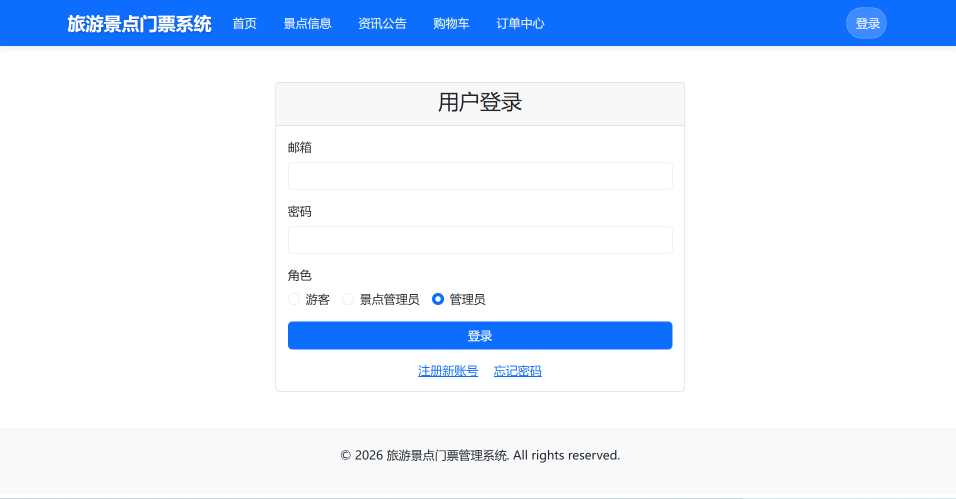
#> input picture img/login.png, 1912 x 997 px (shown at 1/2 size)
$ python imgadd.py
#> lines starting #> are read from the running program, lines starting #| are printed output that depends on the picture

import cv2
import numpy as np

# 读取图像文件 './img/login.png' 并存储到变量 img 中
img = cv2.imread('./img/login.png')
#> img is the input picture: shape (997, 1912, 3); mean B, G, R 252.6, 236.6, 225.7

# 打印图像的形状信息（高度、宽度、通道数）
print(img.shape)
#| (997, 1912, 3)

# 创建一个与目标尺寸相同的全1数组，然后乘以100创建常数矩阵
img2 = np.ones((997, 1912, 3), np.uint8) * 100

# 显示原始图像，窗口标题为 "img"
cv2.imshow("img", img)

# 对两张图像进行像素级加法运算（注意：这里可能会因尺寸不匹配出错）
# 两张图片大小需一样
result = cv2.add(img, img2)
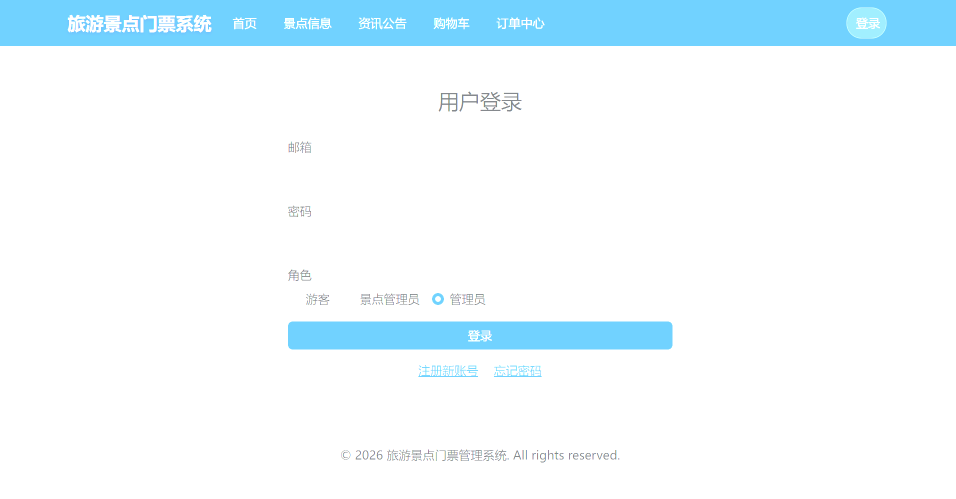
#> result: shape (997, 1912, 3) (shown at 1/2 size); mean B, G, R 254.6, 249.7, 239

# 显示加法运算后的结果图像
cv2.imshow("result", result)
# 对两张图像进行像素级减法运算（注意：这里可能会因尺寸不匹配出错）
sub = cv2.subtract(img, img2)
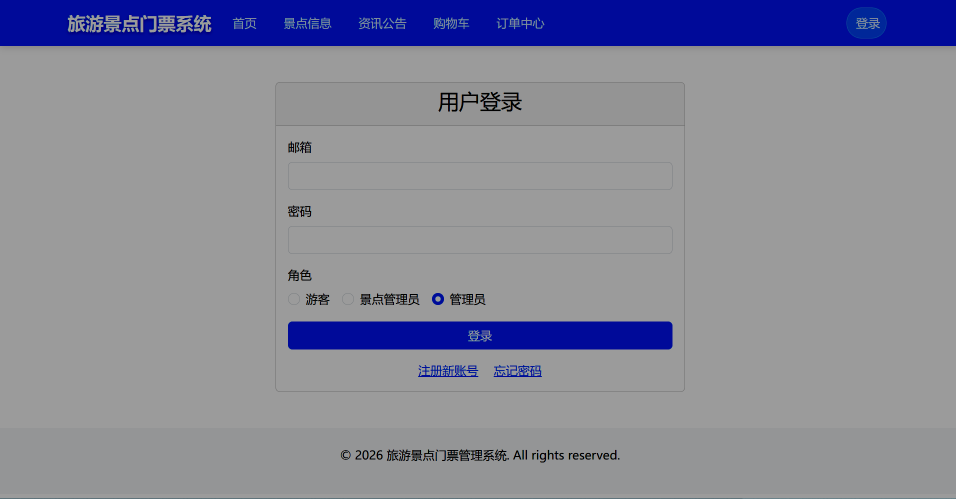
#> sub: shape (997, 1912, 3) (shown at 1/2 size); mean B, G, R 152.8, 136.8, 135.4
cv2.imshow("sub", sub)

# 对两张图像进行像素级乘法运算（注意：这里可能会因尺寸不匹配出错）
mul = cv2.multiply(img, img2)
#> mul: shape (997, 1912, 3); every value is 255
cv2.imshow("mul", mul)

# 对两张图像进行像素级除法运算（注意：这里可能会因尺寸不匹配出错）
div = cv2.divide(img, img2)
cv2.imshow("div", div)

# 等待键盘按键事件（参数0表示无限期等待）
cv2.waitKey(0)

# 销毁所有OpenCV创建的窗口
cv2.destroyAllWindows()
